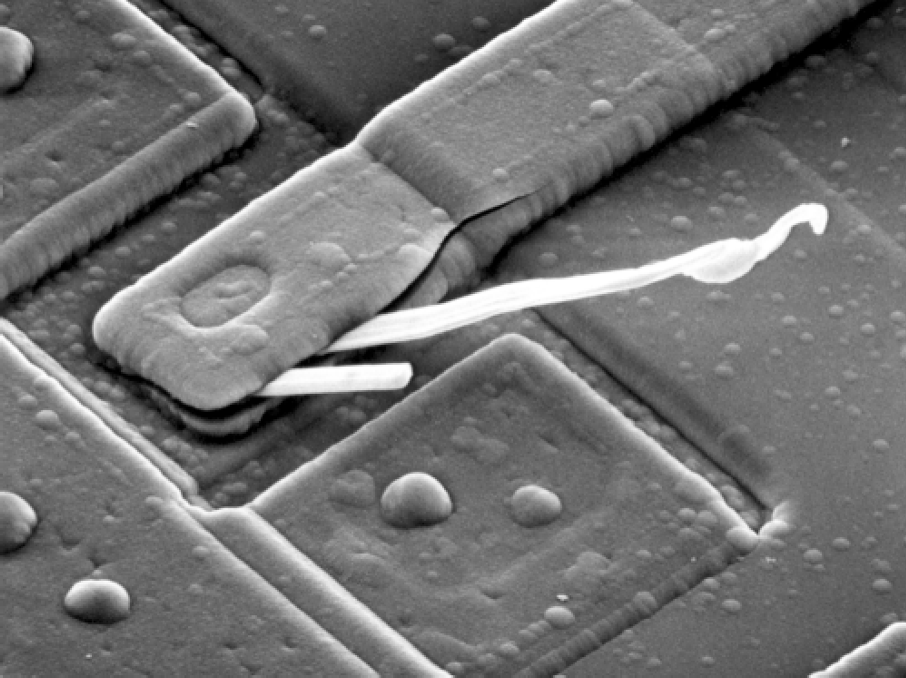
%> input picture circuit.tif, 906 x 678 px
$ octave untitled2.m   (GNU Octave 9; MATLAB toolbox functions it lacks are replaced by stand-ins)
%> lines starting %> are read from the running program, lines starting %| are printed output that depends on the picture
clear all ; close all ; clc;

im = imread("circuit.tif");
%> im is the input picture: size 678x906 uint8; min 0, max 255, mean 112.6

im = double(im); % in pixel doman
%> im: size 678x906 double
%kernel = ones(15,15)/(15*15);%convolution kernel
kernel = [0 1 0 ; 1 -4 1 ; 0 1 0];

figure
subplot(2,3,1), imshow(uint8(im));


fft_im = fft2(im);
fft_kernel = fft2(kernel,678,906);% low-pass
fft_kernel2 = 1 - fft_kernel; %high-pass

fft_out = fft_im .* fft_kernel2 ;

out = ifft2(fft_out); %in pixel
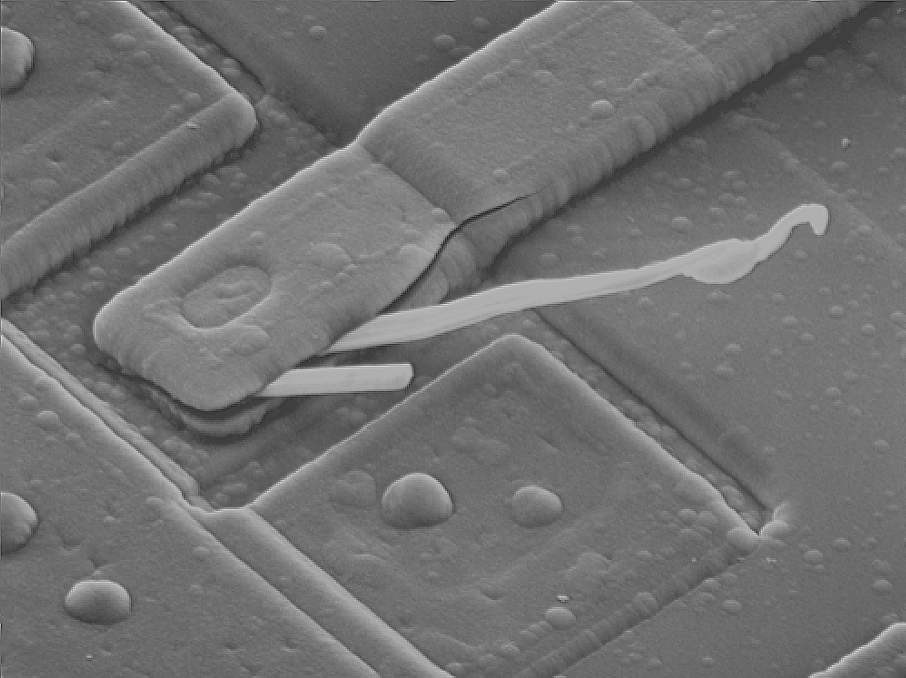
%> out: size 678x906 double; min -143, max 431, mean 112.6; drawn with min black and max white
subplot(2,3,6), imshow(uint8(out));

%to visualize only
subplot(2,3,3), imshow(log(abs(fftshift(fft_im))+1),[]);
%> after `imshow(log(abs(fftshift(fft_im))+1),[])`:
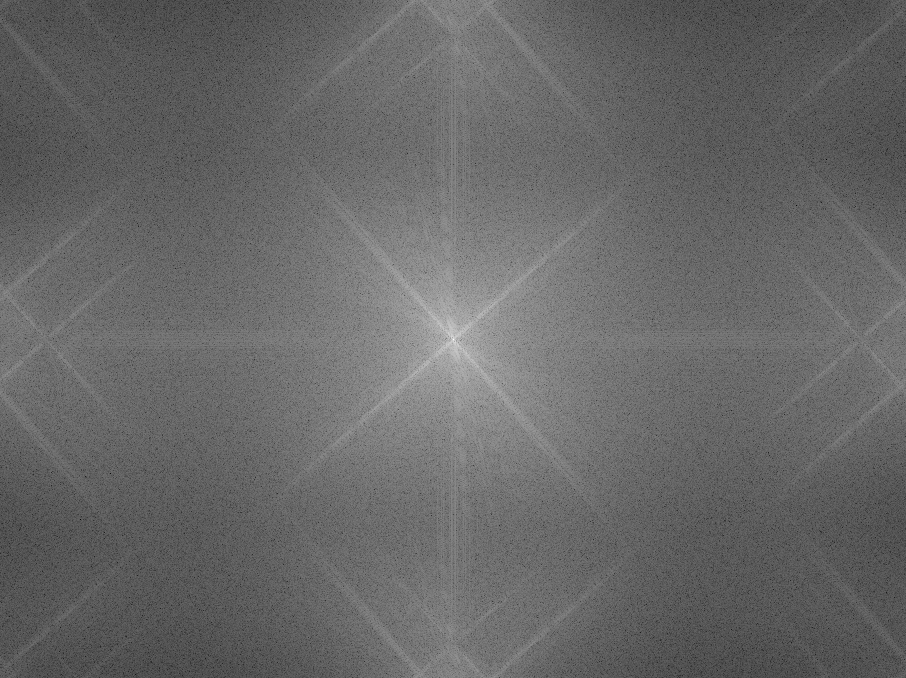
%> displayed picture: size 678x906, on the screen's scale of 0 to 255; min 0, max 255, mean 103.4
subplot(2,3,4), imshow(log(abs(fftshift(fft_kernel2))+1),[]);
subplot(2,3,5), imshow(log(abs(fftshift(fft_out))+1),[]);
%> after `imshow(log(abs(fftshift(fft_out))+1),[])`:
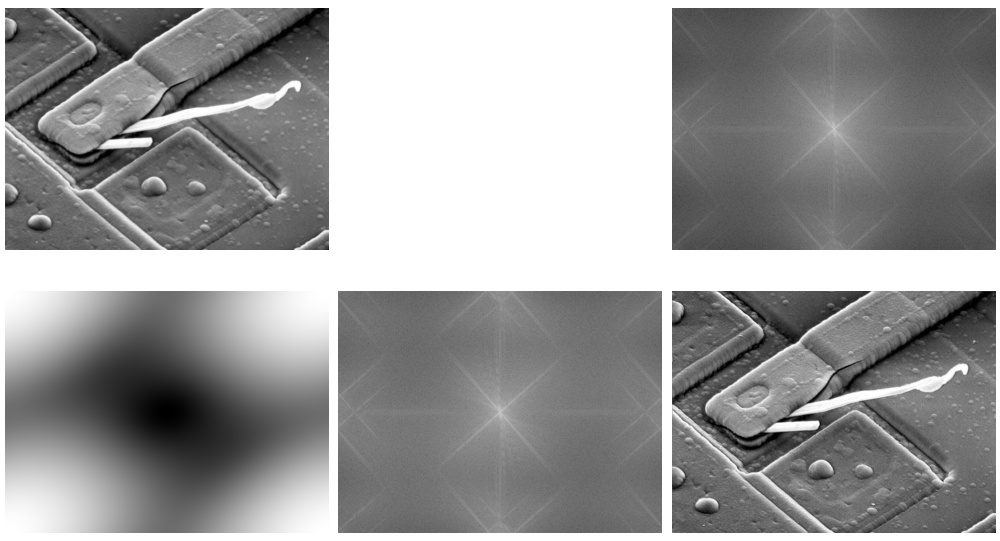
%> figure redrawn from the program's plot data, 5 panels
